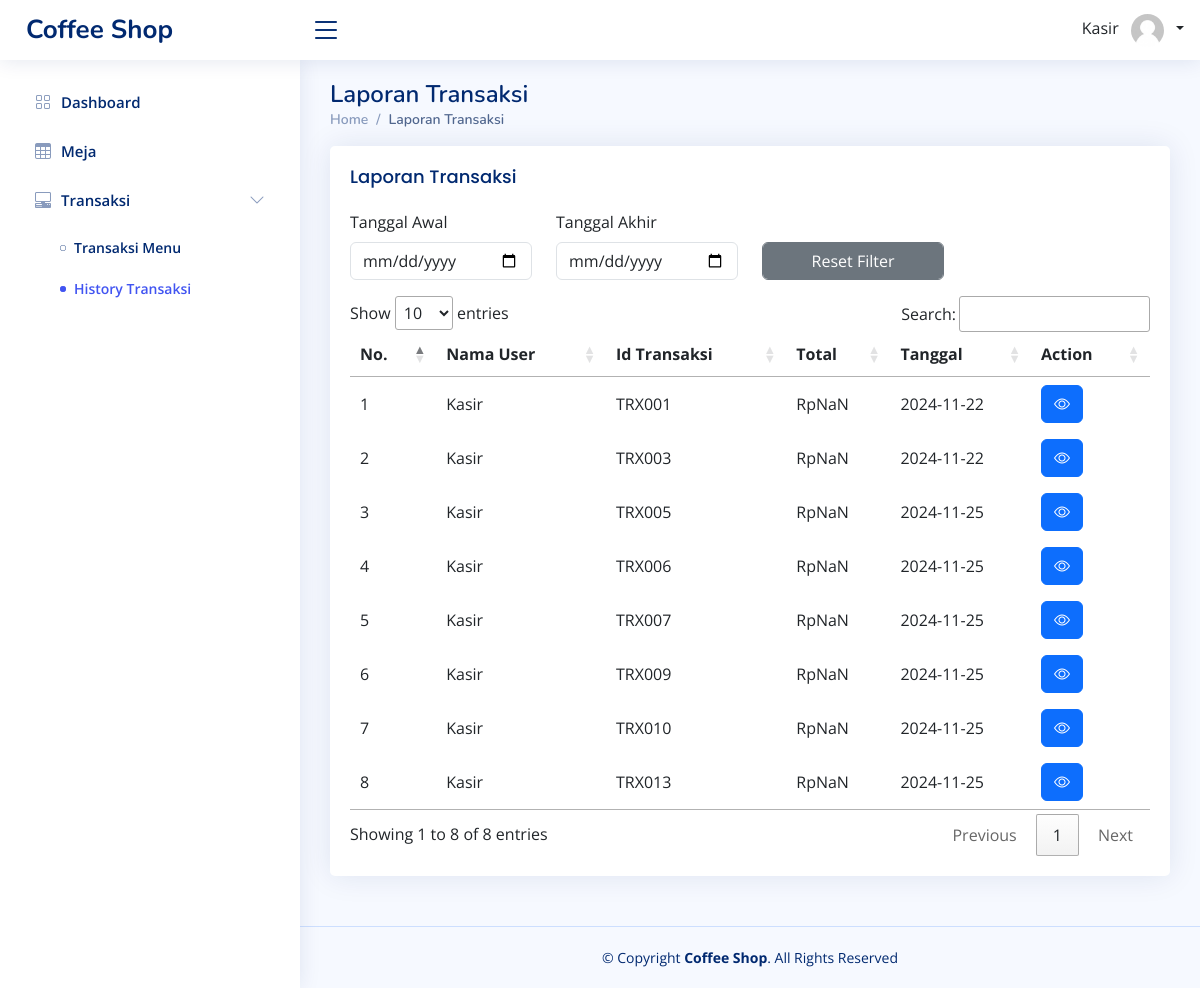
Page /index_kasir.php?page=laporan-transaksi (signed in) on the committed database.
### tables this page shows
CREATE TABLE `th_transaksi` (
  `id_transaksi` varchar(255) NOT NULL,
  `id_meja` int(11) NOT NULL,
  `id_user` int(11) NOT NULL,
  `total_bayar` int(11) NOT NULL,
  `jumlah_bayar` int(11) NOT NULL,
  `jenis_pesanan` enum('Dine In','Take Away','','') NOT NULL,
  `tgl_transaksi` date NOT NULL
);

CREATE TABLE `tuser` (
  `id_user` int(11) NOT NULL,
  `username` varchar(255) NOT NULL,
  `password` varchar(255) NOT NULL,
  `nama_user` varchar(255) NOT NULL,
  `hak` enum('Super Admin','Manajer','Kasir','') NOT NULL,
  `telepon` varchar(255) NOT NULL,
  `alamat` varchar(255) NOT NULL
);

### function/view-query.php (called while the page is built, shortened)
<?php
function getTransaksi($idTransaksi = null)
{
    $conn = connection();
    $idUser = $_SESSION['id_user'];
    $roleUser = $_SESSION['hak'];
    if ($idTransaksi) {
        $query = "SELECT td_transaksi.*, tuser.nama_user, t_menu.kode_menu, t_menu.nama_menu, t_menu.harga, tkategori.nama_kategori, th_transaksi.total_bayar AS total_transaksi, th_transaksi.jumlah_bayar FROM td_transaksi JOIN th_transaksi ON td_transaksi.id_transaksi = th_transaksi.id_transaksi JOIN t_menu ON td_transaksi.id_menu = t_menu.id_menu JOIN tkategori ON t_menu.id_kategori = tkategori.id JOIN tuser ON th_transaksi.id_user = tuser.id_user WHERE td_transaksi.id_transaksi = '$idTransaksi' ORDER BY td_transaksi.id_menu ASC";
    } else {
        if ($roleUser === 'Manajer') {
            $query = "SELECT th_transaksi.*, t_meja.nomor_meja, tuser.nama_user FROM th_transaksi INNER JOIN t_meja ON th_transaksi.id_meja = t_meja.id_meja INNER JOIN tuser ON th_transaksi.id_user = tuser.id_user";
        } else {
            $query = "SELECT th_transaksi.*, t_meja.nomor_meja, tuser.nama_user FROM th_transaksi INNER JOIN t_meja ON th_transaksi.id_meja = t_meja.id_meja INNER JOIN tuser ON th_transaksi.id_user = tuser.id_user WHERE th_transaksi.id_user = '$idUser'";
        }
    }
    $result = mysqli_query($conn, $query);
    return $result;
}

### pages-kasir/laporan-transaksi/index_kasir.php (the view, shortened to what this page needs)
<?php
include('function/view-query.php');
$data = getTransaksi();
?>
<main id="main" class="main">
    <div class="pagetitle">
        <h1>Laporan Transaksi</h1>
        <nav>
            <ol class="breadcrumb">
                <li class="breadcrumb-item"><a href="index.html">Home</a></li>
                <li class="breadcrumb-item active">Laporan Transaksi</li>
            </ol>
        </nav>
    </div>
    <section class="section">
        <div class="row">
            <div class="col-lg-12">
                <div class="card">
                    <div class="card-body">
                        <h5 class="card-title">Laporan Transaksi</h5>
                        <div class="row mb-3">
                            <div class="col-md-3">
                                <label class="form-label">Tanggal Awal</label>
                                <input type="date" id="min" name="min" class="form-control">
                            </div>
                            <div class="col-md-3">
                                <label class="form-label">Tanggal Akhir</label>
                                <input type="date" id="max" name="max" class="form-control">
                            </div>
                            <div class="col-md-3">
                                <label class="form-label">&nbsp;</label>
                                <button id="resetFilter" class="btn btn-secondary form-control">Reset Filter</button>
                            </div>
                        </div>
                        <table id="table-transaksi">
                            <thead>
                                <tr>
                                    <th>No.</th>
                                    <th>Nama User</th>
                                    <th>Id Transaksi</th>
                                    <th>Total</th>
                                    <th>Tanggal</th>
                                    <th>Action</th>
                                </tr>
                            </thead>
                            <tbody>
                                <?php
                                foreach ($data as $key => $value) { ?>
                                    <tr>
                                        <td><?= $key + 1 ?></td>
                                        <td><?= $value['nama_user'] ?></td>
                                        <td><?= $value['id_transaksi'] ?></td>
                                        <td><?= $value['total_bayar'] ?></td>
                                        <td><?= $value['tgl_transaksi'] ?></td>
                                        <td>
                                            <a href="index_kasir.php?page=laporan-transaksi/detail&id_transaksi=<?= $value['id_transaksi'] ?>">
                                                <button type="button" class="btn btn-primary" title="">
                                                    <i class="bi bi-eye"></i>
                                                </button>
                                            </a>
                                        </td>
                                    </tr>
                                <?php }
                                ?>
                            </tbody>
                        </table>
                    </div>
                </div>
            </div>
        </div>
    </section>
</main>

### assets/css/style.css (style rules this page uses)
:root { scroll-behavior: smooth; }
body { font-family: "Open Sans", sans-serif; background: #f6f9ff; color: #444444; }
a { color: #4154f1; text-decoration: none; }
h1, h2, h3, h4, h5, h6 { font-family: "Nunito", sans-serif; }
#main { margin-top: 60px; padding: 20px 30px; transition: all 0.3s; }
.pagetitle { margin-bottom: 10px; }
.pagetitle h1 { font-size: 24px; margin-bottom: 0; font-weight: 600; color: #012970; }
.card { margin-bottom: 30px; border: none; border-radius: 5px; box-shadow: 0px 0 30px rgba(1, 41, 112, 0.1); }
.card-title { padding: 20px 0 15px 0; font-size: 18px; font-weight: 500; color: #012970; font-family: "Poppins", sans-serif; }
.card-body { padding: 0 20px 20px 20px; }
.breadcrumb { font-size: 14px; font-family: "Nunito", sans-serif; color: #899bbd; font-weight: 600; }
.breadcrumb a { color: #899bbd; transition: 0.3s; }
.breadcrumb .breadcrumb-item::before { color: #899bbd; }
.breadcrumb .active { color: #51678f; font-weight: 600; }
@media (min-width: 1200px) { #main, #footer { margin-left: 300px; } }

### rows in the picture
th_transaksi: id_user.nama_user "Kasir", id_transaksi "TRX001", tgl_transaksi "2024-11-22"
th_transaksi: id_user.nama_user "Kasir", id_transaksi "TRX003", tgl_transaksi "2024-11-22"
th_transaksi: id_user.nama_user "Kasir", id_transaksi "TRX005", tgl_transaksi "2024-11-25"
th_transaksi: id_user.nama_user "Kasir", id_transaksi "TRX006", tgl_transaksi "2024-11-25"
th_transaksi: id_user.nama_user "Kasir", id_transaksi "TRX007", tgl_transaksi "2024-11-25"
th_transaksi: id_user.nama_user "Kasir", id_transaksi "TRX009", tgl_transaksi "2024-11-25"
th_transaksi: id_user.nama_user "Kasir", id_transaksi "TRX010", tgl_transaksi "2024-11-25"
th_transaksi: id_user.nama_user "Kasir", id_transaksi "TRX013", tgl_transaksi "2024-11-25"

### other values in the picture
$_SESSION['nama_user'] "Kasir"
